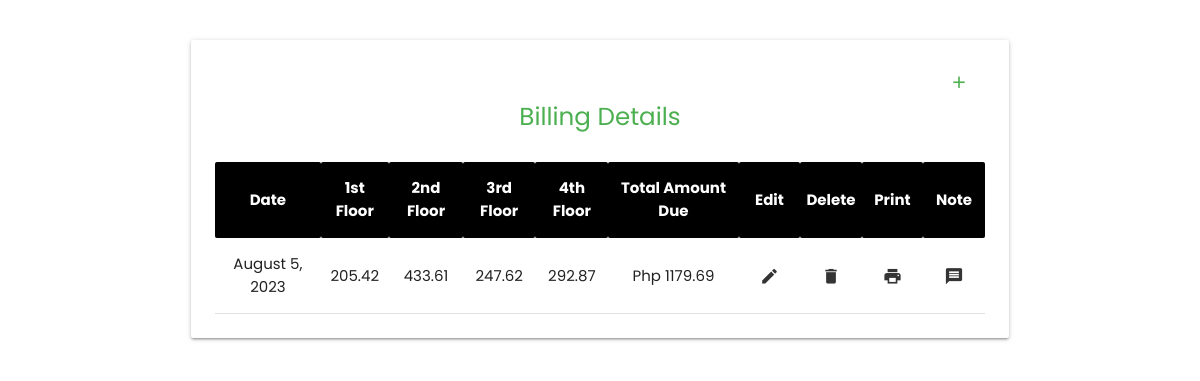
The page /view.php on the database its author committed.
### view.php (the view, shortened to what this page needs)
<?php
include_once "db_con/db.php";
$select = "SELECT * FROM `b-house_fam`";
$result = mysqli_query($con, $select);
$row = mysqli_fetch_assoc($result);
$date = $row['date'];
$timestamp = strtotime($date);
$formattedDate = date('F j, Y', $timestamp);
?>
<!DOCTYPE html>
<html lang="en">
<head>
    <link rel="stylesheet" href="css/materialize.min.css">
    <link rel="stylesheet" href="css/materialize.css">
    <link rel="stylesheet" href="css/style.css">
</head>
<body>
<div class="container">
    <div class="row">
        <div class="col s12">
            <div class="card">
               <div class="card-content">
                <a href="#modal-payment" class="btn-flat green-text right modal-trigger"><i class="material-icons large">add</i></a>
  <br>
                <h5 class="center green-text">Billing Details</h5><br>
               <table class="highlight centered">
                    <thead>
                        <tr class="black white-text">
                            <th>Date</th>
                            <th>1st Floor</th>
                            <th>2nd Floor</th>
                            <th>3rd Floor</th>
                            <th>4th Floor</th>
                            <th>Total Amount Due</th>
                            <th>Edit</th>
                            <th>Delete</th>
                            <th>Print</th>
                            <th>Note</th>
                        </tr>
                    </thead>
                    <tbody>
                    <?php
                    $select = "SELECT * FROM `b-house_fam`";
                    $result = mysqli_query($con, $select);
                    while($row = mysqli_fetch_assoc($result)){ ?>
                        <tr  class="">
                            <td><?php echo $formattedDate?></td>
                            <td><?php echo $row['first_floor']?></td>
                            <td><?php echo $row['second_floor']?></td>
                            <td><?php echo $row['third_floor']?></td>
                            <td><?php echo $row['fourth_floor']?></td>
                            <td><?php echo 'Php '.$row['total_amount_due']?></td>
                            <td><a href="total_amount_due.php?id=<?php echo $row['id'];?>" class="btn-flat"><i class="material-icons">edit</i></a>
                        </td>
                        <td>
                            <form action="delete.php" method="post">
                                <button type="submit" name="delete" class="btn-flat" onclick="return confirm('Are you sure! want to delete with the amount due of <?php echo $row['total_amount_due']?>?')"><i class="material-icons">delete</i></button>
                            </form>
                        </td>
                            <td><a href="print_pdf.php?id=<?php echo $row['id']?>" class="btn-flat" target="_blank"><i class="material-icons">print</i></a>
                        </td>
                        <td><a href="note.php?id=<?php echo $row['id']?>" class="btn-flat" target="_blank"><i class="material-icons">message</i></a>
                        </td>
                        </tr>
                        <?php }?>
                    </tbody>
                </table>
               </div>
            </div>
        </div>
    </div>
</div>
</body>
</html>

### css/style.css (style rules this page uses)
* { font-family: 'Poppins', sans-serif; }

### view.php (style rules this page uses)
.card { margin-top: 40px; }

### rows shown on the page
b-house_fam: date "August 5, 2023", first_floor "205.42", second_floor "433.61", third_floor "247.62", fourth_floor "292.87", total_amount_due "1179.69"
